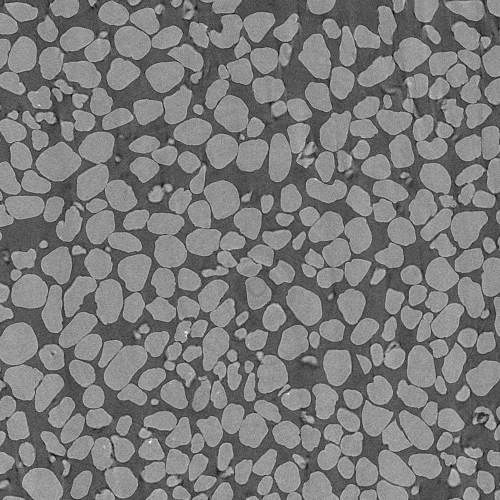
#> input picture v1/0.png, 1000 x 1000 px (shown at 1/2 size)
$ jupyter execute v1.ipynb
#> lines starting #> are read from the running program, lines starting #| are printed output that depends on the picture; after the words box and inside, x2 and y2 are one past the last pixel; in counts of white or black regions, pixels touching at a corner belong together
[cell 1]
from matplotlib import pyplot as plt
from matplotlib import colors
import numpy as np
import cv2 as cv

[cell 2]
def show(image, title=None, figsize=(6,6), colormap='gray'):
    plt.figure(figsize=figsize)
    plt.axis('off')
    if title:
        plt.title(title)
    plt.imshow(image, colormap)

#### 0. Image loading.

[cell 3]
imgpath = './0.png'
img = cv.imread(imgpath)
#> img is the input picture: shape (1000, 1000, 3); min 0, max 255, mean 122.8
grayscale = cv.imread(imgpath, 0)
#> grayscale: shape (1000, 1000); min 0, max 255, mean 122.8

show(img, 'Original image', (10,10))

#### 1. Edge enhancement with unsharp mask.

[cell 4]
def unsharp_mask(image, kernel_size=(5,5), sigma=1.0, amount=1.0, threshold=0):
#> called with kernel_size = (5, 5), sigma = 1, amount = 6, threshold = 0
    blurred = cv.GaussianBlur(image, kernel_size, sigma)
    sharpened = float(amount + 1) * image - float(amount) * blurred
    sharpened = np.maximum(sharpened, np.zeros(sharpened.shape))
    sharpened = np.minimum(sharpened, 255 * np.ones(sharpened.shape))
    sharpened = sharpened.round().astype(np.uint8)
    if threshold > 0:
        low_contrast_mask = np.absolute(image - blurred) < threshold
        np.copyto(sharpened, image, where=low_contrast_mask)
    return sharpened

[cell 5]
unsharp = unsharp_mask(grayscale, amount=6, threshold=0)

show(unsharp[:400,:400], 'Edge enhancement')

#### 2. Otsu's thresholding with bilateral blur.

[cell 6]
bilateral_blur = cv.bilateralFilter(unsharp, 9, 75, 75)
ret, th = cv.threshold(bilateral_blur, 0, 255, cv.THRESH_BINARY+cv.THRESH_OTSU)
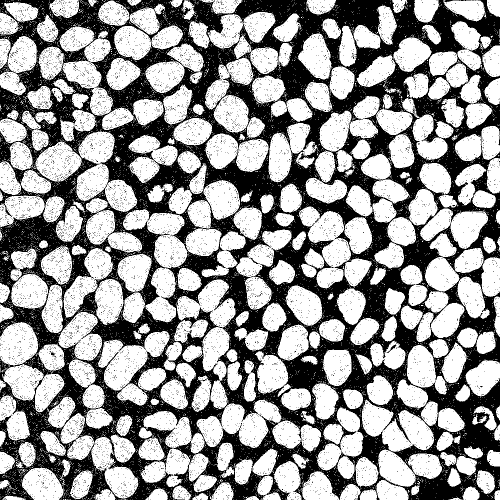
#> th: shape (1000, 1000) (shown at 1/2 size); 60.2% white; 11727 black regions (11721 under 20 px), largest, box (x1, y1, x2, y2) and area: (0, 0, 1000, 1000) 379354, (889, 0, 943, 4) 94, (773, 689, 793, 706) 75, (501, 515, 517, 528) 49, (101, 705, 111, 711) 38, (997, 271, 1000, 291) 33
#> ret = 115

show(th[:400,:400], "Thresholding")

#### 3. Noise reduction.

[cell 7]
kernel = np.ones((3,3), np.uint8)  # TODO: Try another kernel?

m_blur = cv.medianBlur(th, 3)
#> m_blur: shape (1000, 1000); 60.5% white; 194 black regions (186 under 20 px), largest, box (x1, y1, x2, y2) and area: (0, 0, 1000, 1000) 394004, (0, 120, 29, 150) 301, (890, 0, 942, 4) 92
m_blur = cv.medianBlur(m_blur, 3)
#> m_blur: shape (1000, 1000); 60.5% white; 33 black regions (26 under 20 px), largest, box (x1, y1, x2, y2) and area: (0, 0, 1000, 1000) 394336, (0, 121, 28, 150) 300, (890, 0, 941, 4) 90
opening = cv.morphologyEx(m_blur, cv.MORPH_OPEN, kernel, iterations = 1)
#> opening: shape (1000, 1000); 60.4% white; 27 black regions (21 under 20 px), largest, box (x1, y1, x2, y2) and area: (0, 0, 1000, 1000) 395545, (0, 121, 28, 150) 301, (776, 690, 792, 705) 66, (501, 516, 515, 528) 44, (102, 705, 109, 711) 32, (998, 273, 1000, 291) 29

show(opening[:400,:400], "Noise reduction")

#### 4. Watershed segmentation of touching particles.

[cell 8]
kernel = np.ones((3,3), np.uint8)

# sure background area
sure_bg = cv.dilate(opening, kernel, iterations=2)
#> sure_bg: shape (1000, 1000); 72.8% white; 125 black regions (43 under 20 px), largest, box (x1, y1, x2, y2) and area: (401, 427, 876, 1000) 46818, (0, 0, 503, 286) 23378, (608, 0, 1000, 316) 18715

# foreground area
dist_transform = cv.distanceTransform(opening, cv.DIST_L2, 0)
dist_transform = cv.normalize(dist_transform, dist_transform, 0, 255, cv.NORM_MINMAX)
ret, sure_fg = cv.threshold(dist_transform, 0.23 * dist_transform.max(), 255, 0)
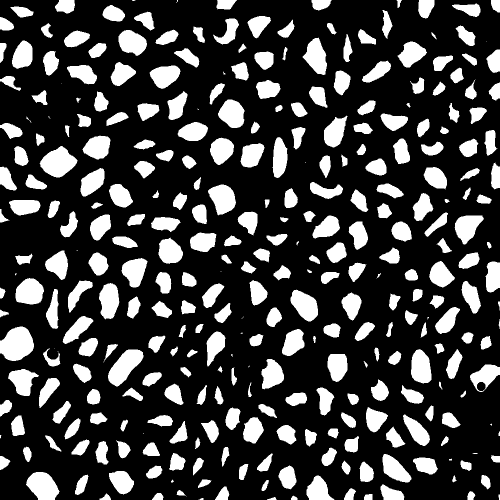
#> sure_fg: shape (1000, 1000) float32 (shown at 1/2 size); 24.4% white; 327 white regions (23 under 20 px), largest, box (x1, y1, x2, y2) and area: (0, 653, 68, 722) 3462, (79, 292, 155, 355) 2970, (216, 699, 287, 773) 2866
#> ret = 58.65

# unknown region
sure_fg = sure_fg * 100000
sure_fg = np.uint8(sure_fg)
unknown = cv.subtract(sure_bg, sure_fg)

# Marker labelling
ret, markers = cv.connectedComponents(sure_fg)
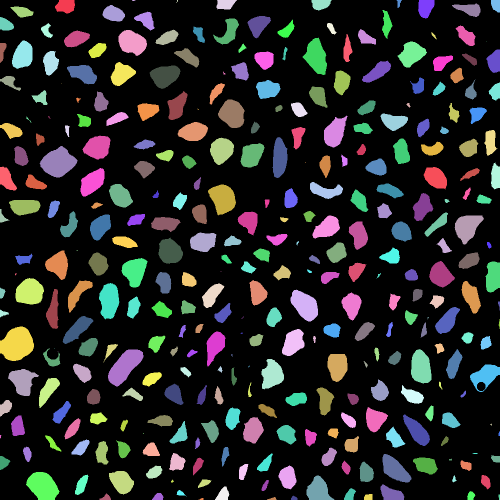
#> markers: shape (1000, 1000) int32 (shown at 1/2 size); 328 distinct labels, from 0 to 327; one colour per label, 0 black
#> ret = 328

# Add one to all labels so that sure background is not 0, but 1
markers = markers + 1
#> markers: shape (1000, 1000) int32; 328 distinct labels, from 1 to 328
markers[unknown==255] = 0
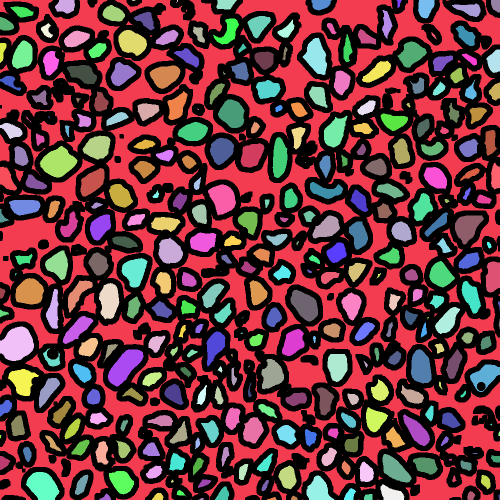
#> markers: shape (1000, 1000) int32 (shown at 1/2 size); 329 distinct labels, from 0 to 328; one colour per label, 0 black

markers = cv.watershed(img, markers)
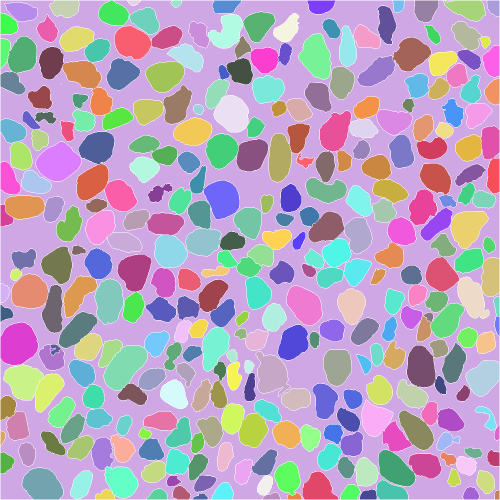
#> markers: shape (1000, 1000) int32 (shown at 1/2 size); 330 distinct labels, from -1 to 328; one colour per label, 0 black, -1 white

bordered = opening
bordered[markers == -1] = 0
#> bordered: shape (1000, 1000); 58.1% white; 12 black regions (11 under 20 px), largest, box (x1, y1, x2, y2) and area: (0, 0, 1000, 1000) 419316
show(bordered[:400, :400], 'Watershed segmentation')

#### 5. Contour detection.

[cell 9]
bordered = cv.convertScaleAbs(bordered)
bordered = cv.erode(bordered, kernel, iterations=1) # Separation of touching particles.
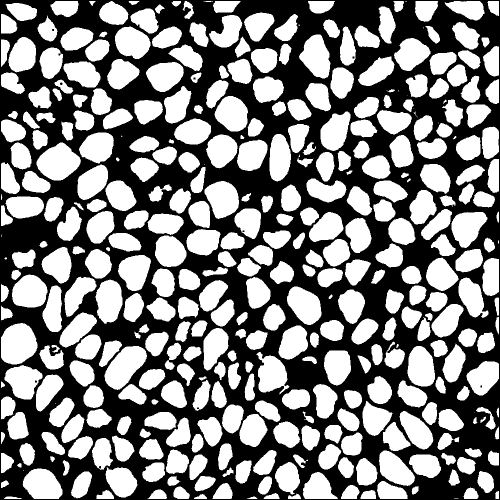
#> bordered: shape (1000, 1000) (shown at 1/2 size); 51.3% white; 10 black regions (8 under 20 px)

[cell 10]
contours, hierarchy = cv.findContours(bordered, cv.RETR_EXTERNAL, cv.CHAIN_APPROX_SIMPLE)
#> contours = 391 contours, 24 with area under 20; largest, box (x1, y1, x2, y2) and area: (2, 646, 75, 729) 4632, (73, 285, 162, 361) 4375, (209, 692, 294, 780) 4355, (409, 362, 478, 438) 3600, (45, 937, 125, 998) 3596

contours = [c for c in contours if cv.contourArea(c)>5]  # Filtering erroneous contours (with tiny areas).
#> contours = 373 contours, 6 with area under 20; largest, box (x1, y1, x2, y2) and area: (2, 646, 75, 729) 4632, (73, 285, 162, 361) 4375, (209, 692, 294, 780) 4355, (409, 362, 478, 438) 3600, (45, 937, 125, 998) 3596
moments = [cv.moments(c) for c in contours]
#> moments = 373 items
centroids = [(int(m['m10']/m['m00']), int(m['m01']/m['m00'])) for m in moments]
#> centroids = 373 pairs, first value 2 to 995, second value 2 to 995

# Scaling contours up (to revert errosion effect).
contours = [np.asarray(((c - cent)*1.05)+cent, int) for c, cent in zip(contours, centroids)]
#> contours = 373 items

result = cv.cvtColor(grayscale, cv.COLOR_GRAY2RGB)
cv.drawContours(result, contours, -1, (0,255,0), thickness=1, lineType=cv.LINE_AA)
#> result: shape (1000, 1000, 3); 14.24% of pixels changed, all inside (x1, y1, x2, y2) = (0, 0, 1000, 1000)
show(result, 'Number of particles: {}'.format(len(contours)), (10,10))

[cell 11]
contours_filled = np.zeros(grayscale.shape)
_ = cv.fillPoly(contours_filled, pts=contours, color=(255,255,255))
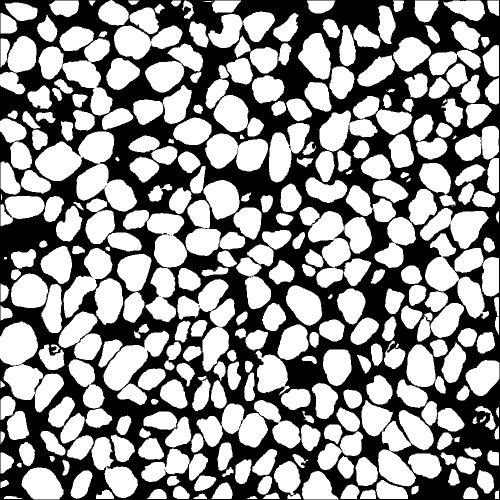
#> contours_filled: shape (1000, 1000) float64 (shown at 1/2 size); 56.5% white; 9 black regions (8 under 20 px), largest, box (x1, y1, x2, y2) and area: (0, 0, 1000, 1000) 435375
cv.imwrite('./results/contours_filled.png', contours_filled)
#> Out = True

#### 6. Equivalent diameter.

$d = \sqrt[2]{\frac{4S}{\pi}}$

[cell 12]
equivalent_diameters = [np.sqrt(4 * m['m00'] / np.pi) for m in moments]
#> equivalent_diameters = 373 values, max 76.79 at index 138, min 3.39 at index 229, mean 37.4
max_ = max(equivalent_diameters)
#> max_ = 76.79
min_ = min(equivalent_diameters)
#> min_ = 3.39

[cell 13]
contours_colored = cv.cvtColor(grayscale, cv.COLOR_GRAY2RGB)

for c, d in zip(contours, equivalent_diameters):
    color = (int(255*(d-min_)/(max_-min_)), 0, int(255-255*(d-min_)/(max_-min_)))
    cv.drawContours(contours_colored, [c], -1, color, thickness=2, lineType=cv.LINE_AA)
#> this loop made 373 passes
#> (d, color) on passes 1 to 3: (7.48, (14, 0, 240)), (10.82, (25, 0, 229)), (13.04, (33, 0, 221))
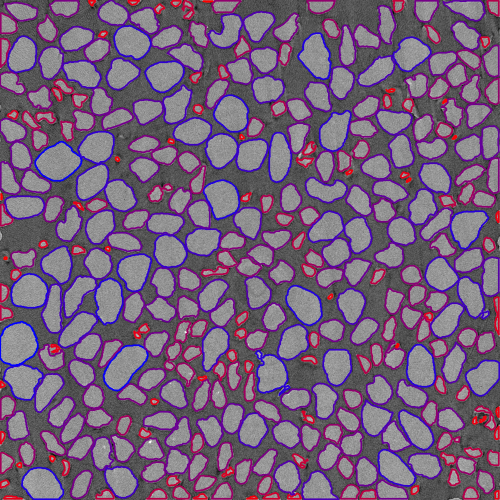
#> contours_colored: shape (1000, 1000, 3) (shown at 1/2 size); mean B, G, R 122.8, 96.4, 117.5

[cell 14]
colormap = colors.LinearSegmentedColormap.from_list("BuRd", [(0,0,1), (1,0,0)], 256)
show(contours_colored, 'Particles colored with respect to equivalent diameter.', (10,10), colormap)

cbar = plt.colorbar(fraction=0.0455, pad=0.04)
interp = lambda x: (int(x)*(max_-min_)+255*min_)//255
_ = cbar.ax.set_yticklabels([interp(l.get_text()) for l in cbar.ax.get_yticklabels()])

plt.savefig('./results/contours_colored.png', dpi=200)
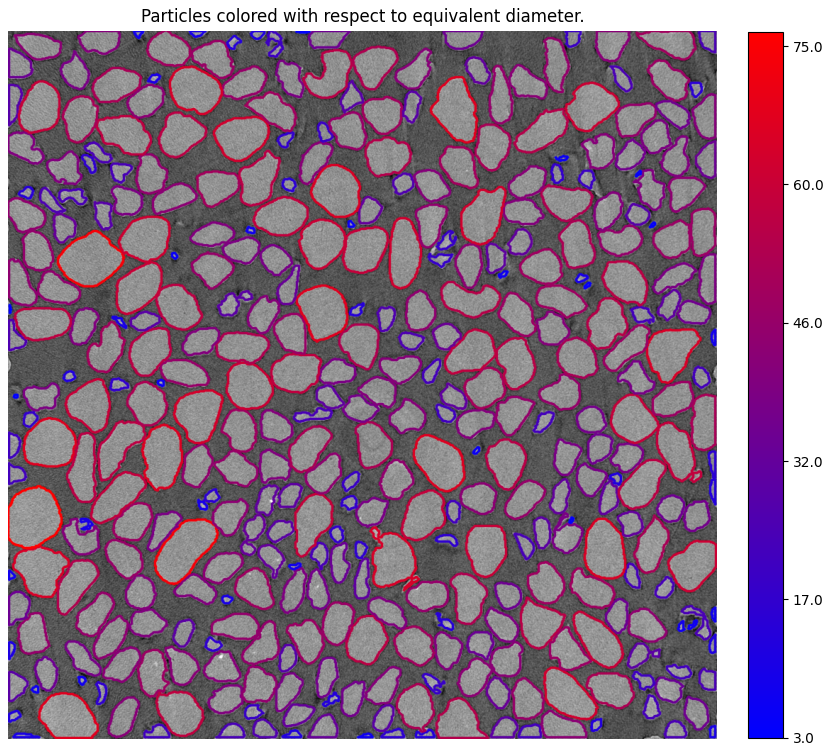
#> figure drawn by matplotlib, 2 panels; B, G, R data is drawn as R, G, B

#### 7. Size distribution.

[cell 15]
plt.figure(figsize=(10,3))
plt.title('Particle size distribution.')
nums, bins, patches = plt.hist(equivalent_diameters, bins=16)
#> nums = [17, 18, 21, 19, 29, 23, 29, 30, 52, 47, 26, 22, 20, 15, 2, 3]; bins = 17 values from 3.39 to 76.79; patches = 16 items
bins /= max(bins)
#> bins = 17 values from 0.0441 to 1

for b, p in zip(bins, patches):
    plt.setp(p, 'facecolor', colormap(b))
#> this loop made 16 passes
#> b on passes 1 to 12: 0.0441, 0.104, 0.164, 0.223, 0.283, 0.343, 0.403, 0.462, 0.522, 0.582, 0.642, 0.701

plt.savefig('./results/size_distribution.png', dpi=150)
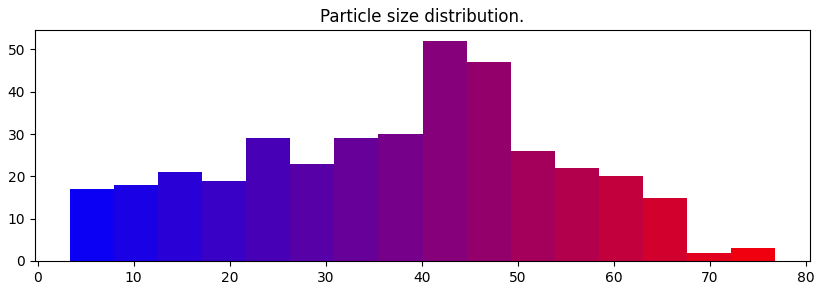
#> figure drawn by matplotlib, 1 panel; tallest bar 52 high, from x = 40.09 to 44.68

$ run again, with v1/2.png copied over v1/0.png
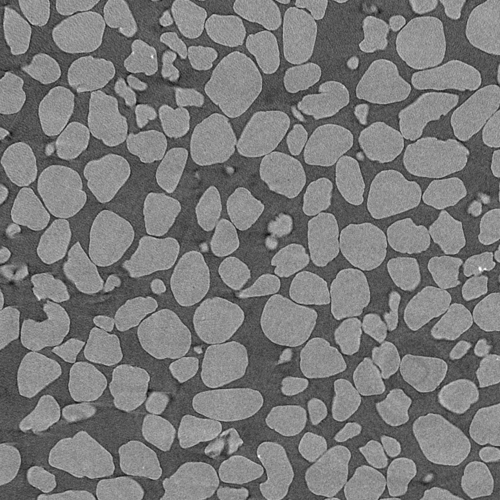
#> input picture v1/2.png, 1000 x 1000 px (shown at 1/2 size)
#> img is the input picture: shape (1000, 1000, 3); min 0, max 255, mean 121.4
#> `ret, th = cv.threshold(bilateral_blur, 0, 255, cv.THRESH_BINARY+cv.THR..`:
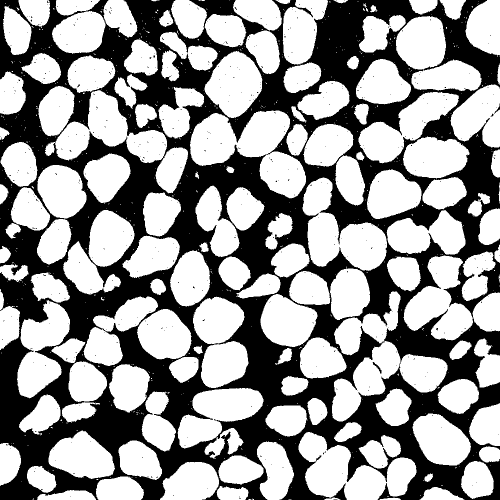
#> th: shape (1000, 1000) (shown at 1/2 size); 60.3% white; 509 black regions (506 under 20 px), largest, box (x1, y1, x2, y2) and area: (0, 0, 1000, 1000) 395285, (745, 724, 763, 747) 102, (988, 207, 1000, 227) 52
#> `ret, th = cv.threshold(bilateral_blur, 0, 255, cv.THRESH_BINARY+cv.THR..`: ret = 113
#> opening: shape (1000, 1000); 60.3% white; 18 black regions (13 under 20 px), largest, box (x1, y1, x2, y2) and area: (0, 0, 1000, 1000) 397209, (746, 724, 763, 746) 98, (990, 209, 1000, 225) 48, (632, 911, 642, 920) 35, (972, 237, 979, 245) 26
#> sure_bg: shape (1000, 1000); 68.9% white; 53 black regions (25 under 20 px), largest, box (x1, y1, x2, y2) and area: (0, 0, 1000, 1000) 205272, (0, 677, 462, 1000) 37933, (459, 0, 869, 316) 32846
#> `ret, sure_fg = cv.threshold(dist_transform, 0.23 * dist_transform.max(..`: ret = 58.65
#> `ret, markers = cv.connectedComponents(sure_fg)`: ret = 145
#> `contours, hierarchy = cv.findContours(bordered, cv.RETR_EXTERNAL, cv.C..`: contours = 185 contours, 15 with area under 20; largest, box (x1, y1, x2, y2) and area: (411, 104, 523, 234) 9486, (522, 590, 633, 692) 7802, (98, 863, 228, 956) 7797, (793, 34, 890, 138) 7744, (827, 828, 940, 930) 7722
#> `contours = [c for c in contours if cv.contourArea(c)>5]`: contours = 173 contours, 3 with area under 20; largest, box (x1, y1, x2, y2) and area: (411, 104, 523, 234) 9486, (522, 590, 633, 692) 7802, (98, 863, 228, 956) 7797, (793, 34, 890, 138) 7744, (827, 828, 940, 930) 7722
#> moments = 173 items
#> centroids = 173 pairs, first value 3 to 996, second value 2 to 991
#> `contours = [np.asarray(((c - cent)*1.05)+cent, int) for c, cent in zip..`: contours = 173 items
#> result: shape (1000, 1000, 3); 10.02% of pixels changed, all inside (x1, y1, x2, y2) = (0, 0, 1000, 1000)
#> contours_filled: shape (1000, 1000) float64; 59.4% white; 8 black regions (6 under 20 px), largest, box (x1, y1, x2, y2) and area: (0, 0, 1000, 1000) 406265, (63, 702, 70, 707) 25
#> Out = True
#> equivalent_diameters = 173 values, max 109.9 at index 146, min 3.57 at index 31, mean 56.48
#> max_ = 109.9
#> min_ = 3.57
#> the loop `for c, d in zip(contours, equivalent_diameters):` made 173 passes
#> (d, color) on passes 1 to 3: (37.39, (81, 0, 173)), (34.97, (75, 0, 179)), (37.14, (80, 0, 174))
#> `nums, bins, patches = plt.hist(equivalent_diameters, bins=16)`: nums = [8, 7, 10, 8, 9, 11, 13, 8, 22, 24, 10, 11, 17, 8, 6, 1]; bins = 17 values from 3.57 to 109.9; patches = 16 items
#> `bins /= max(bins)`: bins = 17 values from 0.0325 to 1
#> the loop `for b, p in zip(bins, patches):` made 16 passes
#> b on passes 1 to 8: 0.0325, 0.0929, 0.153, 0.214, 0.274, 0.335, 0.395, 0.456
#> `plt.savefig('./results/size_distribution.png', dpi=150)`:
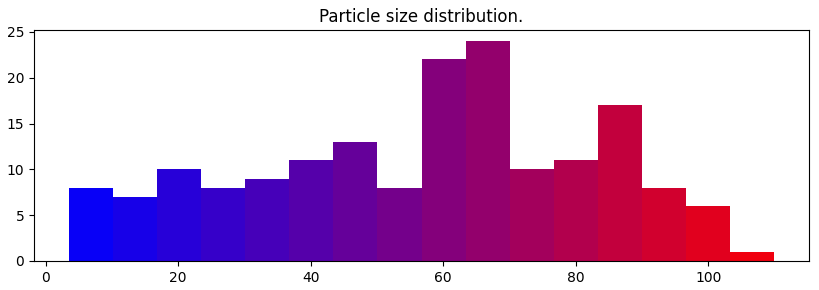
#> figure drawn by matplotlib, 1 panel; tallest bar 24 high, from x = 63.38 to 70.03

$ run again, with v1/3.png copied over v1/0.png
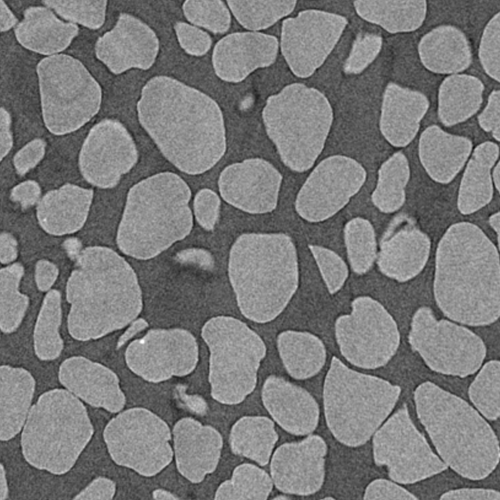
#> input picture v1/3.png, 1000 x 1000 px (shown at 1/2 size)
#> img is the input picture: shape (1000, 1000, 3); min 7, max 255, mean 122.5
#> th: shape (1000, 1000); 59.2% white; 34 black regions (26 under 20 px), largest, box (x1, y1, x2, y2) and area: (0, 0, 1000, 1000) 406712, (774, 440, 817, 481) 444, (98, 16, 139, 47) 308
#> `ret, th = cv.threshold(bilateral_blur, 0, 255, cv.THRESH_BINARY+cv.THR..`: ret = 116
#> opening: shape (1000, 1000); 59.2% white; 17 black regions (11 under 20 px), largest, box (x1, y1, x2, y2) and area: (0, 0, 1000, 1000) 406938, (775, 440, 817, 481) 441, (99, 16, 139, 47) 308, (49, 839, 54, 848) 30, (143, 785, 150, 791) 25, (86, 155, 92, 160) 24
#> sure_bg: shape (1000, 1000); 64.8% white; 33 black regions (21 under 20 px), largest, box (x1, y1, x2, y2) and area: (0, 0, 1000, 1000) 340048, (800, 927, 1000, 1000) 5453, (930, 637, 1000, 728) 2560
#> `ret, sure_fg = cv.threshold(dist_transform, 0.23 * dist_transform.max(..`: ret = 58.65
#> `ret, markers = cv.connectedComponents(sure_fg)`: ret = 65
#> `contours, hierarchy = cv.findContours(bordered, cv.RETR_EXTERNAL, cv.C..`: contours = 87 contours, 13 with area under 20; largest, box (x1, y1, x2, y2) and area: (276, 153, 450, 348) 23102, (128, 478, 294, 696) 22210, (869, 445, 998, 651) 21690, (458, 469, 595, 644) 19046, (830, 764, 998, 959) 18956
#> `contours = [c for c in contours if cv.contourArea(c)>5]`: contours = 77 contours, 3 with area under 20; largest, box (x1, y1, x2, y2) and area: (276, 153, 450, 348) 23102, (128, 478, 294, 696) 22210, (869, 445, 998, 651) 21690, (458, 469, 595, 644) 19046, (830, 764, 998, 959) 18956
#> moments = 77 items
#> centroids = 77 pairs, first value 6 to 993, second value 23 to 996
#> `contours = [np.asarray(((c - cent)*1.05)+cent, int) for c, cent in zip..`: contours = 77 items
#> result: shape (1000, 1000, 3); 6.71% of pixels changed, all inside (x1, y1, x2, y2) = (0, 0, 1000, 1000)
#> contours_filled: shape (1000, 1000) float64; 60.3% white; 12 black regions (8 under 20 px), largest, box (x1, y1, x2, y2) and area: (0, 0, 1000, 1000) 396412, (772, 438, 819, 480) 624, (48, 839, 54, 850) 27, (143, 782, 149, 792) 23
#> Out = True
#> equivalent_diameters = 77 values, max 171.5 at index 59, min 2.65 at index 8, mean 82.8
#> max_ = 171.5
#> min_ = 2.65
#> the loop `for c, d in zip(contours, equivalent_diameters):` made 77 passes
#> (d, color) on passes 1 to 8: (5.05, (3, 0, 251)), (9.97, (11, 0, 243)), (25, (33, 0, 221)), (48.01, (68, 0, 186)), (56.71, (81, 0, 173)), (51.55, (73, 0, 181)), (26.52, (36, 0, 218)), (83.33, (121, 0, 133))
#> `nums, bins, patches = plt.hist(equivalent_diameters, bins=16)`: nums = [7, 3, 3, 4, 6, 5, 4, 7, 8, 8, 4, 7, 2, 3, 3, 3]; bins = 17 values from 2.65 to 171.5; patches = 16 items
#> `bins /= max(bins)`: bins = 17 values from 0.0154 to 1
#> the loop `for b, p in zip(bins, patches):` made 16 passes
#> b on passes 1 to 8: 0.0154, 0.077, 0.139, 0.2, 0.262, 0.323, 0.385, 0.446
#> `plt.savefig('./results/size_distribution.png', dpi=150)`:
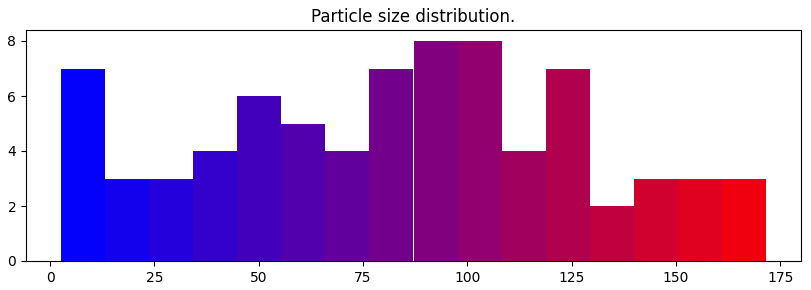
#> figure drawn by matplotlib, 1 panel
